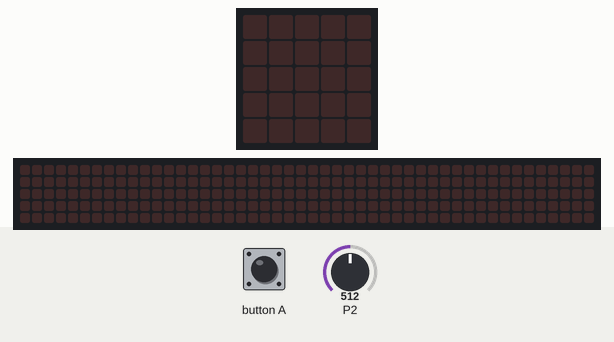
This program was run on a simulated BBC micro:bit (MakeCode). Parts: the board's 5×5 LED display, a strip that is not on the board, showing the scrolling text unrolled. The test bench sets the inputs (shaded band); at power-on: P2 = 512 (analog values on the 0–1023 scale). The 48×5 strip is a reading aid, not a part: it shows the text the display is scrolling, unrolled, one strip-width of it at a time.

Above: at 1.2 s.
1.3 s: button A pressed for 0.15 s
At 1.67 s:
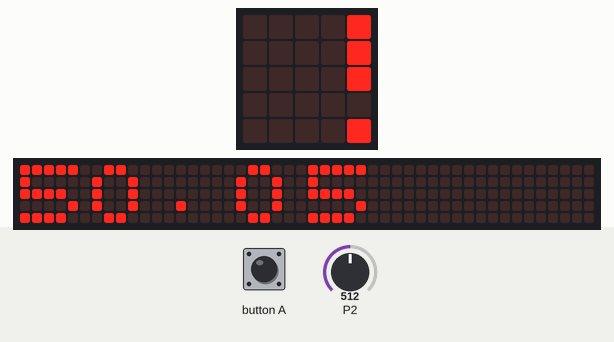
At 6.71 s:
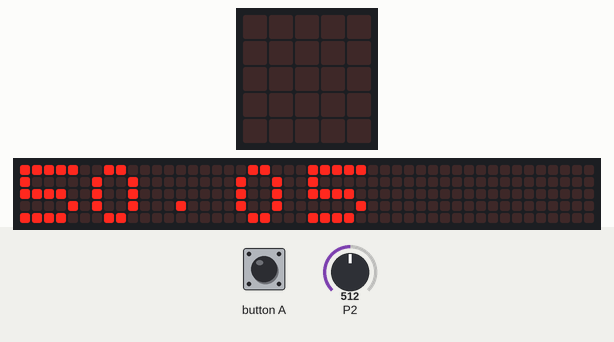
Timing chart, 0 to 8.2 s (numbered marks = the images above; inputs shaded):
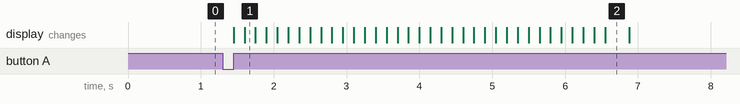

The program:

main.ts
```typescript
input.onButtonPressed(Button.A, function () {
    conteo_conductividad += 1
    sumatoria_conductividad = sumatoria_conductividad + proporcionalidad
    promedio_conectividad = sumatoria_conductividad / conteo_conductividad
    basic.showNumber(promedio_conectividad)
})
let conductividad = 0
let proporcionalidad = 0
let promedio_conectividad = 0
let sumatoria_conductividad = 0
let conteo_conductividad = 0
conteo_conductividad = 0
sumatoria_conductividad = 0
promedio_conectividad = 0
basic.forever(function () {
    conductividad = pins.analogReadPin(AnalogPin.P2)
    proporcionalidad = pins.map(
    conductividad,
    0,
    1023,
    0,
    100
    )
})
```

test.ts
```typescript
// aquí va el archivo "tests"; esto no se compilará cuando este paquete se utilice como una extensión.
```

Measured:
- after the input at 1.3 s, the display: first changes after 0.15 s (image 1 shows a later state)
